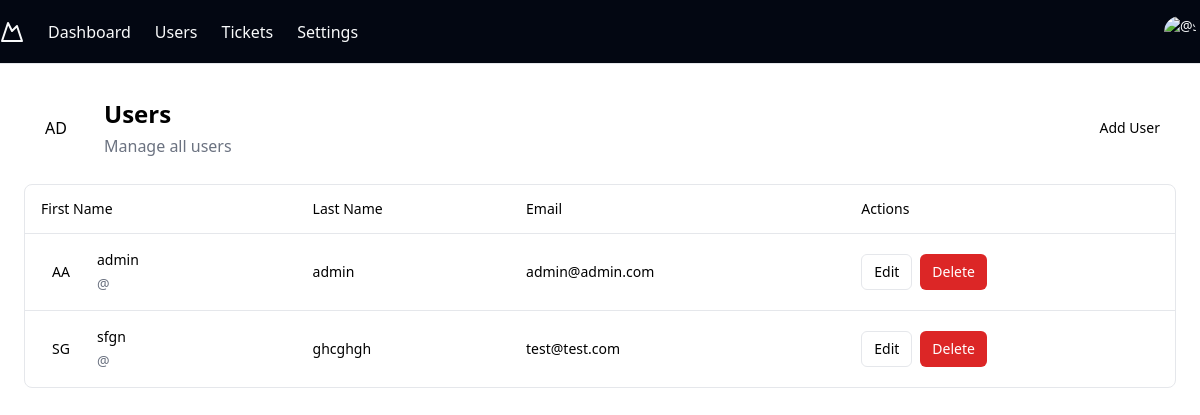
/admin_users.php (signed in), run on the app's committed database.
### tables this page shows
CREATE TABLE IF NOT EXISTS `users` (
  `id` int(11) NOT NULL AUTO_INCREMENT,
  `firstname` varchar(100) NOT NULL,
  `lastname` varchar(100) NOT NULL,
  `email` varchar(100) NOT NULL,
  `password` varchar(255) NOT NULL,
  `role` tinyint(4) NOT NULL DEFAULT '0',
  PRIMARY KEY (`id`),
  UNIQUE KEY `email` (`email`)
);

### admin_users.php (the view, shortened to what this page needs)
<?php
include("connection.php");
$query = "SELECT * FROM users";
$result = $mysqli->query($query);
?>
<!DOCTYPE html>
<html lang="en">
<head>
    <link rel="stylesheet" href="https://cdn.tailwindcss.com">
    <script src="https://cdn.tailwindcss.com"></script>
</head>
<body>    <div class="flex flex-col w-full min-h-screen">
<header class="flex h-16 w-full shrink-0 items-center  border-b bg-gray-950 text-gray-50">
    <a class="flex items-center gap-2" href="#" rel="ugc">
        <svg xmlns="http://www.w3.org/2000/svg" width="24" height="24" viewBox="0 0 24 24" fill="none"
            stroke="currentColor" stroke-width="2" stroke-linecap="round" stroke-linejoin="round" class="h-6 w-6">
            <path d="m8 3 4 8 5-5 5 15H2L8 3z"></path>
        </svg>
    </a>
    <nav class="ml-6 hidden md:flex gap-6">
            <a class="font-medium hover:underline" href="dashboard.php" rel="ugc">Dashboard</a>
            <a class="font-medium hover:underline" href="admin_users.php" rel="ugc">Users</a>
            <a class="font-medium hover:underline" href="admin_tickets.php" rel="ugc">Tickets</a>
        <a class="font-medium hover:underline" href="/settings" rel="ugc">Settings</a>
    </nav>
    <div class="ml-auto flex items-center gap-4 relative">
        <button
            class="inline-flex items-center justify-center whitespace-nowrap text-sm font-medium ring-offset-background transition-colors focus-visible:outline-none focus-visible:ring-2 focus-visible:ring-ring focus-visible:ring-offset-2 disabled:pointer-events-none disabled:opacity-50 hover:bg-accent hover:text-accent-foreground h-10 w-10 rounded-full"
            type="button" id="userMenuButton" aria-haspopup="menu" aria-expanded="false" data-state="closed">
            <span class="relative flex shrink-0 overflow-hidden rounded-full h-8 w-8">
                <img src="../assets/profile.png" alt="@shadcn" />
            </span>
        </button>
    </div>
</header>    <div class="flex flex-col min-h-screen">
        <main class="flex-1 px-6 py-8">
            <div class="flex justify-between items-center mb-6">
                <div class="flex items-center gap-4">
                    <span class="relative flex shrink-0 overflow-hidden rounded-full h-16 w-16">
                        <span class="flex h-full w-full items-center justify-center rounded-full bg-muted">AD</span>
                    </span>
                    <div class="grid gap-1">
                        <h1 class="text-2xl font-bold">Users</h1>
                        <p class="text-gray-500 dark:text-gray-400">Manage all users</p>
                    </div>
                </div>
                <button class="inline-flex items-center justify-center whitespace-nowrap rounded-md text-sm font-medium ring-offset-background transition-colors focus-visible:outline-none focus-visible:ring-2 focus-visible:ring-ring focus-visible:ring-offset-2 disabled:pointer-events-none disabled:opacity-50 h-10 px-4 py-2">Add User</button>
            </div>
            <div class="border rounded-lg overflow-hidden">
                <div class="relative w-full overflow-auto">
                    <table class="w-full caption-bottom text-sm">
                        <thead class="[&amp;_tr]:border-b">
                            <tr class="border-b transition-colors hover:bg-muted/50 data-[state=selected]:bg-muted">
                                <th class="h-12 px-4 text-left align-middle font-medium text-muted-foreground">First Name</th>
                                <th class="h-12 px-4 text-left align-middle font-medium text-muted-foreground">Last Name</th>
                                <th class="h-12 px-4 text-left align-middle font-medium text-muted-foreground">Email</th>
                                <th class="h-12 px-4 text-left align-middle font-medium text-muted-foreground">Actions</th>
                            </tr>
                        </thead>
                        <tbody class="[&amp;_tr:last-child]:border-0">
                            <?php while ($row = $result->fetch_assoc()) {
                                 ?>
                                <tr class="border-b transition-colors hover:bg-muted/50 data-[state=selected]:bg-muted">
                                    <td class="p-4 align-middle">
                                        <div class="flex items-center gap-4">
                                            <span class="relative flex shrink-0 overflow-hidden rounded-full h-10 w-10">
                                                <span class="flex h-full w-full items-center justify-center rounded-full bg-muted"><?php echo strtoupper(substr($row['firstname'], 0, 1)) . strtoupper(substr($row['lastname'], 0, 1)); ?></span>
                                            </span>
                                            <div class="grid gap-1">
                                                <p class="font-medium"><?php echo htmlspecialchars($row['firstname']); ?></p>
                                                <p class="text-gray-500 dark:text-gray-400"><?php echo "@" . htmlspecialchars(isset($row['username']) ? $row['username'] : ''); ?></p>
                                            </div>
                                        </div>
                                    </td>
                                    <td class="p-4 align-middle"><?php echo htmlspecialchars($row['lastname']); ?></td>
                                    <td class="p-4 align-middle"><?php echo htmlspecialchars($row['email']); ?></td>
                                    <td class="p-4 align-middle">
                                        <div class="flex gap-2">
                                            <button class="inline-flex items-center justify-center whitespace-nowrap text-sm font-medium ring-offset-background transition-colors focus-visible:outline-none focus-visible:ring-2 focus-visible:ring-ring focus-visible:ring-offset-2 disabled:pointer-events-none disabled:opacity-50 border border-input bg-background hover:bg-accent hover:text-accent-foreground h-9 rounded-md px-3">Edit</button>
                                            <form method="POST" action="">
                                                <button class="inline-flex items-center justify-center whitespace-nowrap text-sm font-medium ring-offset-background transition-colors focus-visible:outline-none focus-visible:ring-2 focus-visible:ring-ring focus-visible:ring-offset-2 disabled:pointer-events-none disabled:opacity-50 bg-red-600 text-white hover:bg-red-700 h-9 rounded-md px-3" type="submit">Delete</button>
                                            </form>
                                        </div>
                                    </td>
                                </tr>
                            <?php } ?>
                        </tbody>
                    </table>
                </div>
            </div>
        </main>
    </div>
</body>
</html>

### data on the page
users: firstname "A", lastname "A", firstname "admin", lastname "admin", email "admin@admin.com"
users: firstname "S", lastname "G", firstname "sfgn", lastname "ghcghgh", email "test@test.com"
